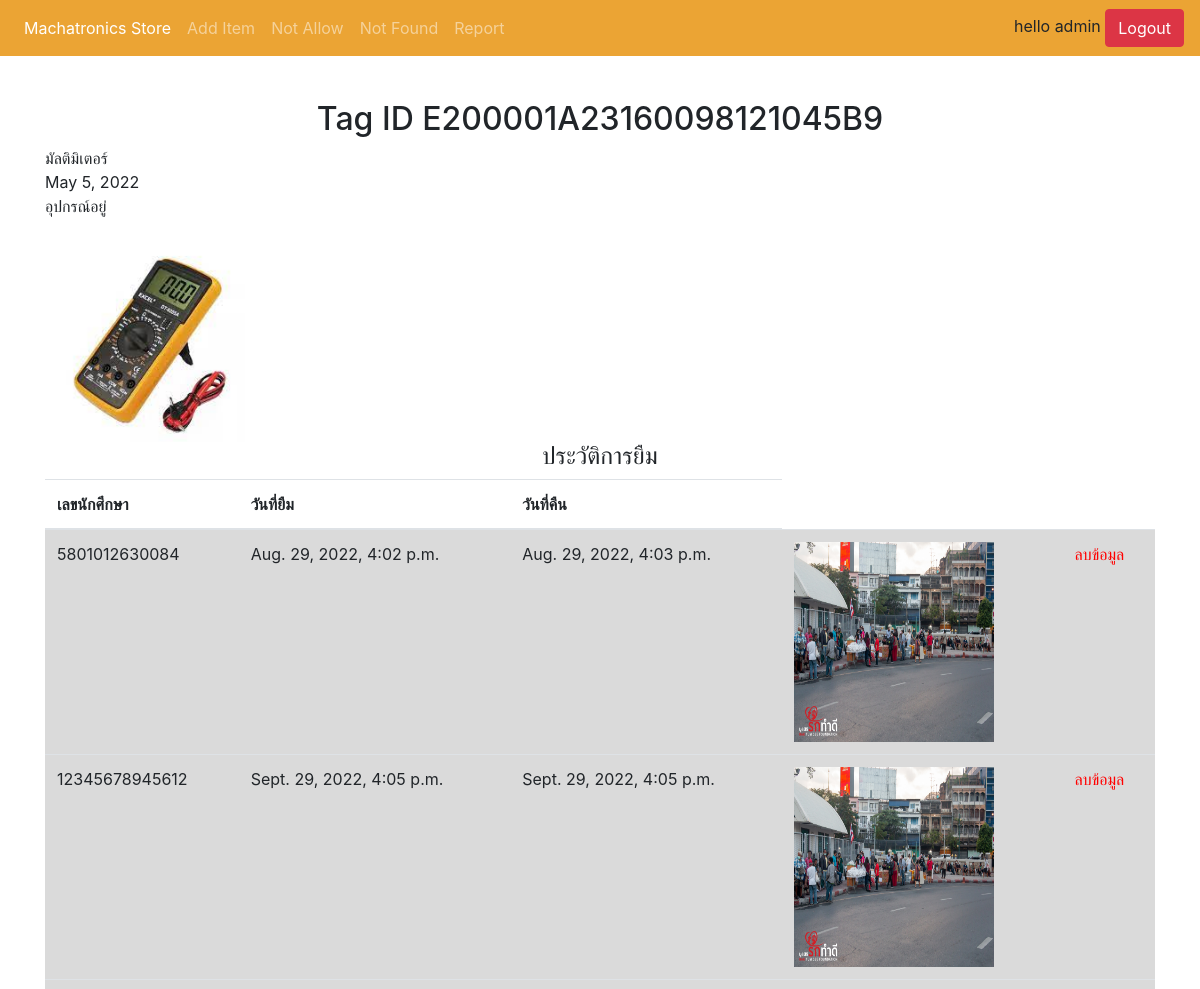
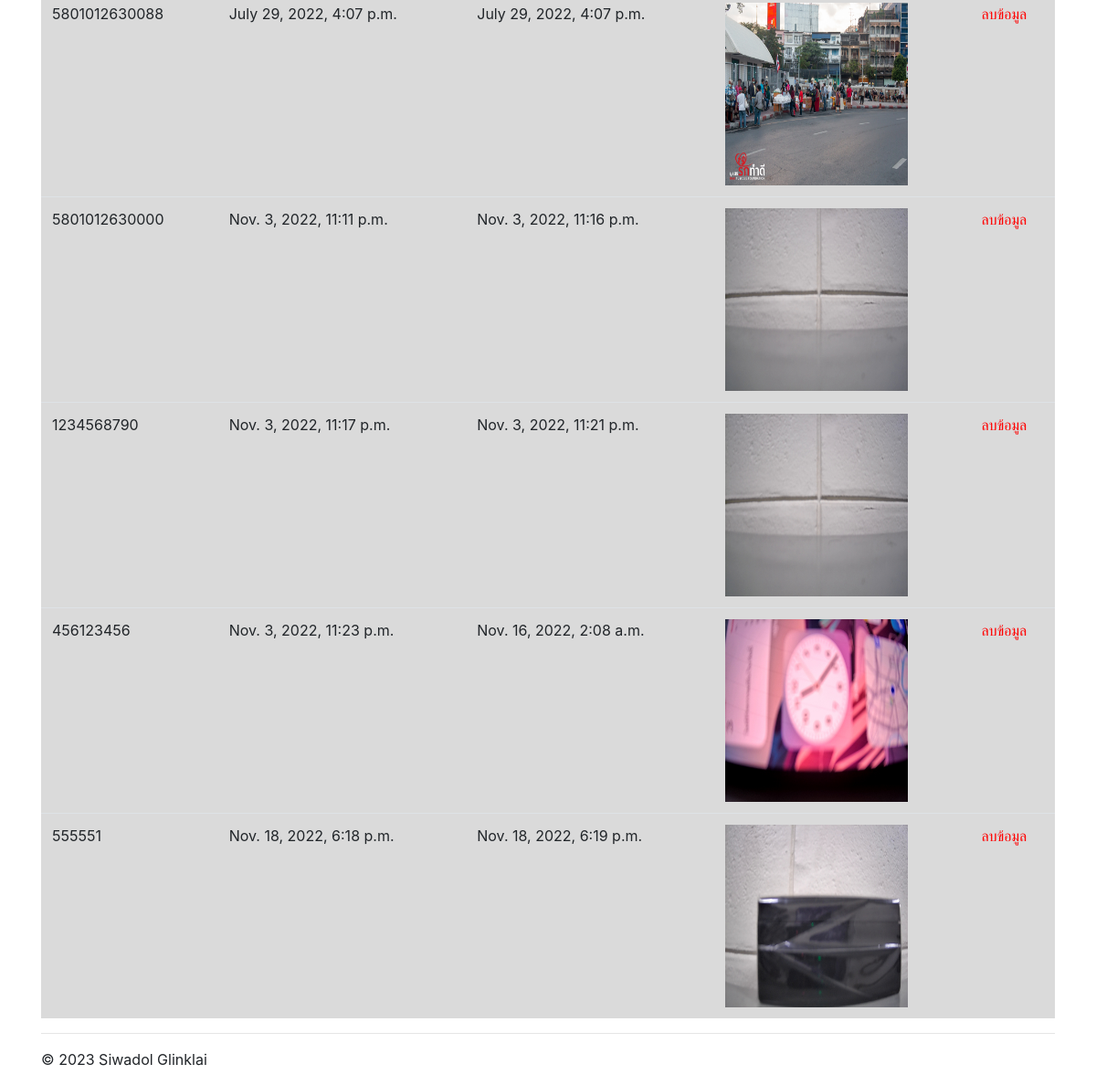
The app's page /item/E200001A23160098121045B9/ (signed in) with its own data (2 pictures, top to bottom).
### WebApplication/models.py (models this page shows, shortened)
class ObjectInfo(models.Model):
    all_status = [
        ('อุปกรณ์อยู่','อุปกรณ์อยู่'),
        ('อุปกรณ์ไม่อยู่','อุปกรณ์ไม่อยู่'),
        ('กำลังดำเนินการ','กำลังดำเนินการ'),
        ('ถูกยืม','ถูกยืม'),
        ('คืนของ','คืนของ'),
    ]
    tag_id = models.CharField(max_length=200, primary_key=True)
    tag_name = models.CharField(max_length=50)
    add_date = models.DateField(auto_now_add=True)
    status = models.CharField(
        max_length=20,
        default='อุปกรณ์อยู่',
        choices=all_status
    )
    picture = models.ImageField(upload_to="ObjectInfo",null=True,blank=True)

class ObjectHistory(models.Model):
    tag_id = models.ForeignKey(ObjectInfo, on_delete=models.CASCADE)
    student_id = models.CharField(
        max_length=20,
        null=True,
        blank=True
    )
    picture = models.ImageField(null=True, blank=True,upload_to="ObjectHistory")
    borrow_time = models.DateTimeField(null=True,blank=True)
    return_time = models.DateTimeField(null=True,blank=True)

### WebApplication/views.py (the view)
# urls.py: path('item/<str:tag_id>/', login_required(views.item), name='item'),
def item(request,tag_id):
    objects = ObjectInfo.objects.get(tag_id=tag_id)
    objects_history = ObjectHistory.objects.filter(tag_id=tag_id)
    return render(request, 'WebApplication/item.html',{
        'objects':objects,
        'objects_history':objects_history})

### templates/WebApplication/item.html (shortened to what this page needs)
{% extends 'WebApplication/base.html' %}
{% block content %}
<h2 align="center">Tag ID {{objects.tag_id}}</h2>
{{objects.tag_name}} <br>
{{objects.add_date}} <br>
{{objects.status}} <br>
{{objects.date_time}} <br>
<img style="width:200px; height:200px" src="{{objects.picture.url}}">
{% if objects_history %}
<h4 align="center">ประวัติการยืม</h4>
<table class="table">
    <thead>
        <tr>
            <th scope="col">เลขนักศึกษา</th>
            <th scope="col">วันที่ยืม</th>
            <th scope="col">วันที่คืน</th>
        </tr>
    </thead>
    <tbody id="table-data">
        {% for object in objects_history %}
          <tr class="table-active" id="table">
            <td>{{object.student_id}}</td>
            <td>{{object.borrow_time}}</td>
            <td>{{object.return_time}}</td>
            <td><img style="width:200px; height:200px" src="{{object.picture.url}}"></td>
            <td><a style="color: red" href="{% url 'WebApplication:deleteHistory' object.id %}">ลบข้อมูล</a></td>
          </tr>
        {% endfor %}
        </tbody>
      </table>
{% endif %}
{% endblock %}

### templates/WebApplication/base.html (shortened to what this page needs)
<!doctype html>
<html lang="en">
  <head>
    <link rel="stylesheet" href="https://maxcdn.bootstrapcdn.com/bootstrap/4.4.1/css/bootstrap.min.css">
    <link rel="stylesheet" href="https://cdnjs.cloudflare.com/ajax/libs/font-awesome/4.7.0/css/font-awesome.min.css">
  </head>
  <body>
    <nav class="navbar navbar-expand-md navbar-dark fixed-top" style='background-color: #eba434;'>
  <div class="collapse navbar-collapse" id="navbarsExampleDefault">
    <ul class="navbar-nav mr-auto">
      <li class="nav-item active">
        <a class="nav-link" href="{% url 'WebApplication:home' %}">Machatronics Store <span class="sr-only">(current)</span></a>
      </li>
      <li class="nav-item">
        {% if user.is_authenticated %}
          <a class="nav-link" href="{% url 'WebApplication:add' %}">Add Item</a>
        {% endif %}
      </li>
      <li class="nav-item">
        {% if user.is_authenticated %}
          <a class="nav-link" href="{% url 'WebApplication:not_allow' %}">Not Allow</a>
        {% endif %}
      </li>
      <li class="nav-item">
        {% if user.is_authenticated %}
          <a class="nav-link" href="{% url 'WebApplication:notFound' %}">Not Found</a>
        {% endif %}
      </li>
      <li class="nav-item">
        {% if user.is_authenticated %}
          <a class="nav-link" href="{% url 'WebApplication:report' %}">Report</a>
        {% endif %}
      </li>
    </ul>
    <div>
      {% if user.is_authenticated %}
        hello {{user.username}}
        <a class="btn btn-danger" href="{% url 'WebApplication:logout' %}">Logout</a>
      {% endif %}
    </div>
  </div>
</nav>
<main role="main">
  <div class="container">
   {% block content %}
   {% endblock %}
    <hr>
  </div>
</main>
<footer class="container">
  <p>&copy; 2023 Siwadol Glinklai</p>
</footer>
</body>
</html>

### records on screen
ObjectInfo: tag_id "E200001A23160098121045B9", tag_name "มัลติมิเตอร์", add_date "May 5, 2022", status "อุปกรณ์อยู่", picture (picture)
ObjectHistory: student_id "5801012630084", borrow_time "Aug. 29, 2022, 4:02 p.m.", return_time "Aug. 29, 2022, 4:03 p.m.", picture (picture)
ObjectHistory: student_id "12345678945612", borrow_time "Sept. 29, 2022, 4:05 p.m.", return_time "Sept. 29, 2022, 4:05 p.m.", picture (picture)
ObjectHistory: student_id "5801012630088", borrow_time "July 29, 2022, 4:07 p.m.", return_time "July 29, 2022, 4:07 p.m.", picture (picture)
ObjectHistory: student_id "5801012630000", borrow_time "Nov. 3, 2022, 11:11 p.m.", return_time "Nov. 3, 2022, 11:16 p.m.", picture (picture)
ObjectHistory: student_id "1234568790", borrow_time "Nov. 3, 2022, 11:17 p.m.", return_time "Nov. 3, 2022, 11:21 p.m.", picture (picture)
ObjectHistory: student_id "456123456", borrow_time "Nov. 3, 2022, 11:23 p.m.", return_time "Nov. 16, 2022, 2:08 a.m.", picture (picture)
ObjectHistory: student_id "555551", borrow_time "Nov. 18, 2022, 6:18 p.m.", return_time "Nov. 18, 2022, 6:19 p.m.", picture (picture)

### other values on screen
{{ user.username }} "admin"
